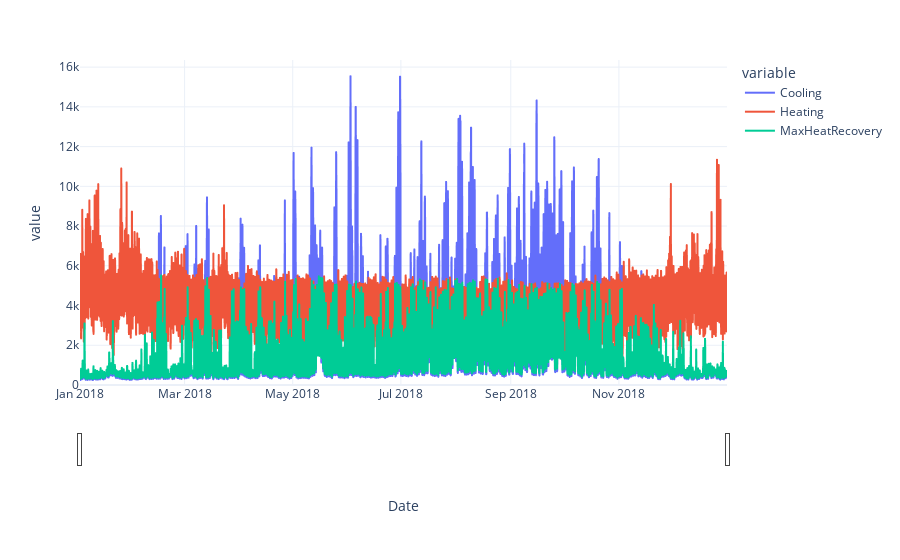

The notebook cell this image was saved under:
### Code cell
toplot = lot[['Cooling', 'Heating', 'MaxHeatRecovery']].melt(ignore_index=False)
fig = px.line(toplot, x=toplot.index, y='value', color='variable')
fig.update_layout(
    xaxis=dict(
        rangeslider=dict(
            visible=True
        ),
    ),
    yaxis=dict(rangemode='tozero')
)
fig

### Figure 1 — Plotly figure (JSON) as saved in the notebook; plotly's stock layout.template omitted (floating-point values rounded to 4 significant figures; data arrays with more than 128 entries replaced by an {"elided": "..."} marker saying what was removed)
{"data": [{"hovertemplate": "variable=Cooling<br>Date=%{x}<br>value=%{y}<extra></extra>", "legendgroup": "Cooling", "line": {"color": "#636efa", "dash": "solid"}, "mode": "lines", "name": "Cooling", "showlegend": true, "type": "scattergl", "x": {"elided": "8760 str values"}, "xaxis": "x", "y": {"elided": "8760 float values"}, "yaxis": "y"}, {"hovertemplate": "variable=Heating<br>Date=%{x}<br>value=%{y}<extra></extra>", "legendgroup": "Heating", "line": {"color": "#EF553B", "dash": "solid"}, "mode": "lines", "name": "Heating", "showlegend": true, "type": "scattergl", "x": {"elided": "8760 str values"}, "xaxis": "x", "y": {"elided": "8760 float values"}, "yaxis": "y"}, {"hovertemplate": "variable=MaxHeatRecovery<br>Date=%{x}<br>value=%{y}<extra></extra>", "legendgroup": "MaxHeatRecovery", "line": {"color": "#00cc96", "dash": "solid"}, "mode": "lines", "name": "MaxHeatRecovery", "showlegend": true, "type": "scattergl", "x": {"elided": "8760 str values"}, "xaxis": "x", "y": {"elided": "8760 float values"}, "yaxis": "y"}], "layout": {"autosize": true, "legend": {"title": {"text": "variable"}, "tracegroupgap": 0}, "margin": {"t": 60}, "xaxis": {"anchor": "y", "autorange": true, "domain": [0, 1], "range": ["2018-01-01", "2018-12-31 22:59:59.998"], "rangeslider": {"autorange": true, "range": ["2018-01-01", "2018-12-31 22:59:59.998"], "visible": true, "yaxis": {"_template": null, "rangemode": "match"}}, "title": {"text": "Date"}, "type": "date"}, "yaxis": {"anchor": "x", "autorange": true, "domain": [0, 1], "range": [0, 16360.0], "rangemode": "tozero", "title": {"text": "value"}, "type": "linear"}}}
